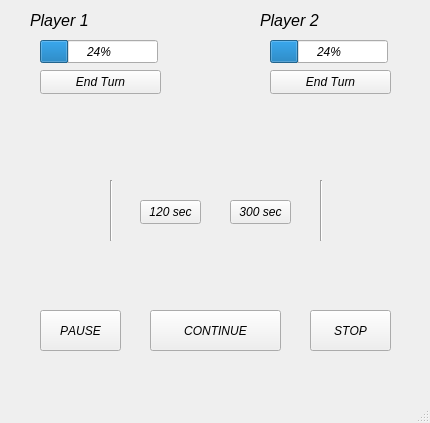
<?xml version="1.0" encoding="UTF-8"?>
<ui version="4.0">
 <class>MainWindow</class>
 <widget class="QMainWindow" name="MainWindow">
  <property name="geometry">
   <rect>
    <x>0</x>
    <y>0</y>
    <width>430</width>
    <height>423</height>
   </rect>
  </property>
  <property name="font">
   <font>
    <italic>true</italic>
    <kerning>false</kerning>
   </font>
  </property>
  <property name="windowTitle">
   <string>MainWindow</string>
  </property>
  <widget class="QWidget" name="centralwidget">
   <widget class="QPushButton" name="endTurnP1">
    <property name="geometry">
     <rect>
      <x>40</x>
      <y>70</y>
      <width>121</width>
      <height>24</height>
     </rect>
    </property>
    <property name="text">
     <string>End Turn</string>
    </property>
   </widget>
   <widget class="QLabel" name="titles">
    <property name="geometry">
     <rect>
      <x>30</x>
      <y>130</y>
      <width>371</width>
      <height>41</height>
     </rect>
    </property>
    <property name="font">
     <font>
      <family>Calibri</family>
      <pointsize>14</pointsize>
      <italic>true</italic>
      <bold>false</bold>
      <kerning>false</kerning>
     </font>
    </property>
    <property name="autoFillBackground">
     <bool>false</bool>
    </property>
    <property name="text">
     <string/>
    </property>
   </widget>
   <widget class="QProgressBar" name="progressP1">
    <property name="geometry">
     <rect>
      <x>40</x>
      <y>40</y>
      <width>118</width>
      <height>23</height>
     </rect>
    </property>
    <property name="value">
     <number>24</number>
    </property>
   </widget>
   <widget class="QPushButton" name="endTurnP2">
    <property name="geometry">
     <rect>
      <x>270</x>
      <y>70</y>
      <width>121</width>
      <height>24</height>
     </rect>
    </property>
    <property name="text">
     <string>End Turn</string>
    </property>
   </widget>
   <widget class="QProgressBar" name="progressP2">
    <property name="geometry">
     <rect>
      <x>270</x>
      <y>40</y>
      <width>118</width>
      <height>23</height>
     </rect>
    </property>
    <property name="value">
     <number>24</number>
    </property>
   </widget>
   <widget class="QPushButton" name="time120">
    <property name="geometry">
     <rect>
      <x>140</x>
      <y>200</y>
      <width>61</width>
      <height>24</height>
     </rect>
    </property>
    <property name="text">
     <string>120 sec</string>
    </property>
   </widget>
   <widget class="QPushButton" name="time300">
    <property name="geometry">
     <rect>
      <x>230</x>
      <y>200</y>
      <width>61</width>
      <height>24</height>
     </rect>
    </property>
    <property name="text">
     <string>300 sec</string>
    </property>
   </widget>
   <widget class="QPushButton" name="pause">
    <property name="geometry">
     <rect>
      <x>40</x>
      <y>310</y>
      <width>81</width>
      <height>41</height>
     </rect>
    </property>
    <property name="text">
     <string>PAUSE</string>
    </property>
    <property name="autoRepeatInterval">
     <number>100</number>
    </property>
    <property name="flat">
     <bool>false</bool>
    </property>
   </widget>
   <widget class="QPushButton" name="start">
    <property name="geometry">
     <rect>
      <x>150</x>
      <y>310</y>
      <width>131</width>
      <height>41</height>
     </rect>
    </property>
    <property name="text">
     <string>CONTINUE</string>
    </property>
   </widget>
   <widget class="QLabel" name="textLabel_2">
    <property name="geometry">
     <rect>
      <x>30</x>
      <y>10</y>
      <width>71</width>
      <height>21</height>
     </rect>
    </property>
    <property name="font">
     <font>
      <pointsize>12</pointsize>
      <italic>true</italic>
      <kerning>false</kerning>
     </font>
    </property>
    <property name="autoFillBackground">
     <bool>false</bool>
    </property>
    <property name="text">
     <string>Player 1</string>
    </property>
   </widget>
   <widget class="QLabel" name="textLabel_3">
    <property name="geometry">
     <rect>
      <x>260</x>
      <y>10</y>
      <width>71</width>
      <height>21</height>
     </rect>
    </property>
    <property name="font">
     <font>
      <pointsize>12</pointsize>
      <italic>true</italic>
      <kerning>false</kerning>
     </font>
    </property>
    <property name="autoFillBackground">
     <bool>false</bool>
    </property>
    <property name="text">
     <string>Player 2</string>
    </property>
   </widget>
   <widget class="Line" name="line">
    <property name="geometry">
     <rect>
      <x>110</x>
      <y>180</y>
      <width>3</width>
      <height>61</height>
     </rect>
    </property>
    <property name="orientation">
     <enum>Qt::Vertical</enum>
    </property>
   </widget>
   <widget class="Line" name="line_2">
    <property name="geometry">
     <rect>
      <x>320</x>
      <y>180</y>
      <width>3</width>
      <height>61</height>
     </rect>
    </property>
    <property name="orientation">
     <enum>Qt::Vertical</enum>
    </property>
   </widget>
   <widget class="QPushButton" name="stop">
    <property name="geometry">
     <rect>
      <x>310</x>
      <y>310</y>
      <width>81</width>
      <height>41</height>
     </rect>
    </property>
    <property name="text">
     <string>STOP</string>
    </property>
   </widget>
  </widget>
  <widget class="QMenuBar" name="menubar">
   <property name="geometry">
    <rect>
     <x>0</x>
     <y>0</y>
     <width>430</width>
     <height>21</height>
    </rect>
   </property>
  </widget>
  <widget class="QStatusBar" name="statusbar"/>
 </widget>
 <resources/>
 <connections/>
</ui>
